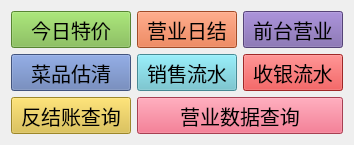
          <widget class="QWidget" name="page_3">
           <layout class="QGridLayout" name="gridLayout_3">
            <item row="0" column="0">
             <widget class="back_view_2_botton" name="toolButton_25">
              <property name="sizePolicy">
               <sizepolicy hsizetype="Expanding" vsizetype="Expanding">
                <horstretch>0</horstretch>
                <verstretch>0</verstretch>
               </sizepolicy>
              </property>
              <property name="font">
               <font>
                <pointsize>15</pointsize>
               </font>
              </property>
              <property name="focusPolicy">
               <enum>Qt::StrongFocus</enum>
              </property>
              <property name="styleSheet">
               <string notr="true">background:#7aba46;</string>
              </property>
              <property name="text">
               <string>今日特价</string>
              </property>
              <property name="icon">
               <iconset resource="../res.qrc">
                <normaloff>:/image/widgets_pic/q1.png</normaloff>:/image/widgets_pic/q1.png</iconset>
              </property>
              <property name="toolButtonStyle">
               <enum>Qt::ToolButtonTextUnderIcon</enum>
              </property>
              <property name="outer_stylesheet" stdset="0">
               <string>backview_select_big</string>
              </property>
              <property name="id" stdset="0">
               <number>0</number>
              </property>
             </widget>
            </item>
            <item row="0" column="1">
             <widget class="back_view_2_botton" name="toolButton_26">
              <property name="sizePolicy">
               <sizepolicy hsizetype="Expanding" vsizetype="Expanding">
                <horstretch>0</horstretch>
                <verstretch>0</verstretch>
               </sizepolicy>
              </property>
              <property name="font">
               <font>
                <pointsize>15</pointsize>
               </font>
              </property>
              <property name="focusPolicy">
               <enum>Qt::StrongFocus</enum>
              </property>
              <property name="styleSheet">
               <string notr="true">background:#e26835;</string>
              </property>
              <property name="text">
               <string>营业日结</string>
              </property>
              <property name="icon">
               <iconset resource="../res.qrc">
                <normaloff>:/image/widgets_pic/t7.png</normaloff>:/image/widgets_pic/t7.png</iconset>
              </property>
              <property name="toolButtonStyle">
               <enum>Qt::ToolButtonTextUnderIcon</enum>
              </property>
              <property name="outer_stylesheet" stdset="0">
               <string>backview_select_big</string>
              </property>
              <property name="id" stdset="0">
               <number>1</number>
              </property>
             </widget>
            </item>
            <item row="0" column="2">
             <widget class="back_view_2_botton" name="toolButton_27">
              <property name="sizePolicy">
               <sizepolicy hsizetype="Expanding" vsizetype="Expanding">
                <horstretch>0</horstretch>
                <verstretch>0</verstretch>
               </sizepolicy>
              </property>
              <property name="font">
               <font>
                <pointsize>15</pointsize>
               </font>
              </property>
              <property name="focusPolicy">
               <enum>Qt::StrongFocus</enum>
              </property>
              <property name="styleSheet">
               <string notr="true">background:#775ea7;</string>
              </property>
              <property name="text">
               <string>前台营业</string>
              </property>
              <property name="icon">
               <iconset resource="../res.qrc">
                <normaloff>:/image/widgets_pic/t4.png</normaloff>:/image/widgets_pic/t4.png</iconset>
              </property>
              <property name="toolButtonStyle">
               <enum>Qt::ToolButtonTextUnderIcon</enum>
              </property>
              <property name="outer_stylesheet" stdset="0">
               <string>backview_select_big</string>
              </property>
              <property name="id" stdset="0">
               <number>2</number>
              </property>
             </widget>
            </item>
            <item row="1" column="0">
             <widget class="back_view_2_botton" name="toolButton_28">
              <property name="sizePolicy">
               <sizepolicy hsizetype="Expanding" vsizetype="Expanding">
                <horstretch>0</horstretch>
                <verstretch>0</verstretch>
               </sizepolicy>
              </property>
              <property name="font">
               <font>
                <pointsize>15</pointsize>
               </font>
              </property>
              <property name="focusPolicy">
               <enum>Qt::StrongFocus</enum>
              </property>
              <property name="styleSheet">
               <string notr="true">background:#5c76b0;</string>
              </property>
              <property name="text">
               <string>菜品估清</string>
              </property>
              <property name="icon">
               <iconset resource="../res.qrc">
                <normaloff>:/image/widgets_pic/t1.png</normaloff>:/image/widgets_pic/t1.png</iconset>
              </property>
              <property name="toolButtonStyle">
               <enum>Qt::ToolButtonTextUnderIcon</enum>
              </property>
              <property name="outer_stylesheet" stdset="0">
               <string>backview_select_big</string>
              </property>
              <property name="id" stdset="0">
               <number>3</number>
              </property>
             </widget>
            </item>
            <item row="1" column="1">
             <widget class="back_view_2_botton" name="toolButton_30">
              <property name="sizePolicy">
               <sizepolicy hsizetype="Expanding" vsizetype="Expanding">
                <horstretch>0</horstretch>
                <verstretch>0</verstretch>
               </sizepolicy>
              </property>
              <property name="font">
               <font>
                <pointsize>15</pointsize>
               </font>
              </property>
              <property name="focusPolicy">
               <enum>Qt::StrongFocus</enum>
              </property>
              <property name="styleSheet">
               <string notr="true">background:#64c1cf;</string>
              </property>
              <property name="text">
               <string>销售流水</string>
              </property>
              <property name="icon">
               <iconset resource="../res.qrc">
                <normaloff>:/image/widgets_pic/t6.png</normaloff>:/image/widgets_pic/t6.png</iconset>
              </property>
              <property name="toolButtonStyle">
               <enum>Qt::ToolButtonTextUnderIcon</enum>
              </property>
              <property name="outer_stylesheet" stdset="0">
               <string>backview_select_big</string>
              </property>
              <property name="id" stdset="0">
               <number>4</number>
              </property>
             </widget>
            </item>
            <item row="1" column="2">
             <widget class="back_view_2_botton" name="toolButton_29">
              <property name="sizePolicy">
               <sizepolicy hsizetype="Expanding" vsizetype="Expanding">
                <horstretch>0</horstretch>
                <verstretch>0</verstretch>
               </sizepolicy>
              </property>
              <property name="font">
               <font>
                <pointsize>15</pointsize>
               </font>
              </property>
              <property name="focusPolicy">
               <enum>Qt::StrongFocus</enum>
              </property>
              <property name="styleSheet">
               <string notr="true">background:#df3736;</string>
              </property>
              <property name="text">
               <string>收银流水</string>
              </property>
              <property name="icon">
               <iconset resource="../res.qrc">
                <normaloff>:/image/widgets_pic/t5.png</normaloff>:/image/widgets_pic/t5.png</iconset>
              </property>
              <property name="toolButtonStyle">
               <enum>Qt::ToolButtonTextUnderIcon</enum>
              </property>
              <property name="outer_stylesheet" stdset="0">
               <string>backview_select_big</string>
              </property>
              <property name="id" stdset="0">
               <number>5</number>
              </property>
             </widget>
            </item>
            <item row="2" column="0">
             <widget class="back_view_2_botton" name="toolButton_32">
              <property name="sizePolicy">
               <sizepolicy hsizetype="Expanding" vsizetype="Expanding">
                <horstretch>0</horstretch>
                <verstretch>0</verstretch>
               </sizepolicy>
              </property>
              <property name="font">
               <font>
                <pointsize>15</pointsize>
               </font>
              </property>
              <property name="focusPolicy">
               <enum>Qt::StrongFocus</enum>
              </property>
              <property name="styleSheet">
               <string notr="true">background:#dcbd39;</string>
              </property>
              <property name="text">
               <string>反结账查询</string>
              </property>
              <property name="icon">
               <iconset resource="../res.qrc">
                <normaloff>:/image/widgets_pic/t2.png</normaloff>:/image/widgets_pic/t2.png</iconset>
              </property>
              <property name="toolButtonStyle">
               <enum>Qt::ToolButtonTextUnderIcon</enum>
              </property>
              <property name="outer_stylesheet" stdset="0">
               <string>backview_select_big</string>
              </property>
              <property name="id" stdset="0">
               <number>6</number>
              </property>
             </widget>
            </item>
            <item row="2" column="1" colspan="2">
             <widget class="back_view_2_botton" name="toolButton_31">
              <property name="sizePolicy">
               <sizepolicy hsizetype="Expanding" vsizetype="Expanding">
                <horstretch>0</horstretch>
                <verstretch>0</verstretch>
               </sizepolicy>
              </property>
              <property name="font">
               <font>
                <pointsize>15</pointsize>
               </font>
              </property>
              <property name="focusPolicy">
               <enum>Qt::StrongFocus</enum>
              </property>
              <property name="styleSheet">
               <string notr="true">background:#ea5873;</string>
              </property>
              <property name="text">
               <string>营业数据查询</string>
              </property>
              <property name="icon">
               <iconset resource="../res.qrc">
                <normaloff>:/image/widgets_pic/r5.png</normaloff>:/image/widgets_pic/r5.png</iconset>
              </property>
              <property name="toolButtonStyle">
               <enum>Qt::ToolButtonTextUnderIcon</enum>
              </property>
              <property name="outer_stylesheet" stdset="0">
               <string>backview_select_big</string>
              </property>
              <property name="id" stdset="0">
               <number>7</number>
              </property>
             </widget>
            </item>
           </layout>
          </widget>
